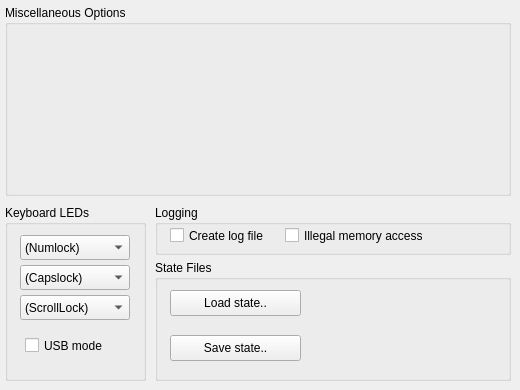
      <widget class="QWidget" name="tab_host_miscellaneous">
       <attribute name="title">
        <string>Miscellaneous</string>
       </attribute>
       <widget class="QGroupBox" name="groupBox_39">
        <property name="geometry">
         <rect>
          <x>5</x>
          <y>5</y>
          <width>506</width>
          <height>191</height>
         </rect>
        </property>
        <property name="title">
         <string>Miscellaneous Options</string>
        </property>
       </widget>
       <widget class="QGroupBox" name="groupBox_40">
        <property name="geometry">
         <rect>
          <x>5</x>
          <y>205</y>
          <width>141</width>
          <height>176</height>
         </rect>
        </property>
        <property name="title">
         <string>Keyboard LEDs</string>
        </property>
        <widget class="QComboBox" name="comboBox_26">
         <property name="geometry">
          <rect>
           <x>15</x>
           <y>30</y>
           <width>110</width>
           <height>25</height>
          </rect>
         </property>
         <item>
          <property name="text">
           <string>(Numlock)</string>
          </property>
         </item>
        </widget>
        <widget class="QComboBox" name="comboBox_27">
         <property name="geometry">
          <rect>
           <x>15</x>
           <y>60</y>
           <width>110</width>
           <height>25</height>
          </rect>
         </property>
         <item>
          <property name="text">
           <string>(Capslock)</string>
          </property>
         </item>
        </widget>
        <widget class="QComboBox" name="comboBox_28">
         <property name="geometry">
          <rect>
           <x>15</x>
           <y>90</y>
           <width>110</width>
           <height>25</height>
          </rect>
         </property>
         <item>
          <property name="text">
           <string>(ScrollLock)</string>
          </property>
         </item>
        </widget>
        <widget class="QCheckBox" name="checkBox">
         <property name="geometry">
          <rect>
           <x>20</x>
           <y>130</y>
           <width>96</width>
           <height>21</height>
          </rect>
         </property>
         <property name="text">
          <string>USB mode</string>
         </property>
        </widget>
       </widget>
       <widget class="QGroupBox" name="groupBox_41">
        <property name="geometry">
         <rect>
          <x>155</x>
          <y>205</y>
          <width>356</width>
          <height>50</height>
         </rect>
        </property>
        <property name="title">
         <string>Logging</string>
        </property>
        <widget class="QCheckBox" name="checkBox_2">
         <property name="geometry">
          <rect>
           <x>15</x>
           <y>20</y>
           <width>111</width>
           <height>21</height>
          </rect>
         </property>
         <property name="text">
          <string>Create log file</string>
         </property>
        </widget>
        <widget class="QCheckBox" name="checkBox_10">
         <property name="geometry">
          <rect>
           <x>130</x>
           <y>20</y>
           <width>171</width>
           <height>21</height>
          </rect>
         </property>
         <property name="text">
          <string>Illegal memory access</string>
         </property>
        </widget>
       </widget>
       <widget class="QGroupBox" name="groupBox_42">
        <property name="geometry">
         <rect>
          <x>155</x>
          <y>260</y>
          <width>356</width>
          <height>121</height>
         </rect>
        </property>
        <property name="title">
         <string>State Files</string>
        </property>
        <widget class="QPushButton" name="pushButton_3">
         <property name="geometry">
          <rect>
           <x>15</x>
           <y>30</y>
           <width>131</width>
           <height>26</height>
          </rect>
         </property>
         <property name="text">
          <string>Load state..</string>
         </property>
        </widget>
        <widget class="QPushButton" name="pushButton_4">
         <property name="geometry">
          <rect>
           <x>15</x>
           <y>75</y>
           <width>131</width>
           <height>26</height>
          </rect>
         </property>
         <property name="text">
          <string>Save state..</string>
         </property>
        </widget>
       </widget>
      </widget>
